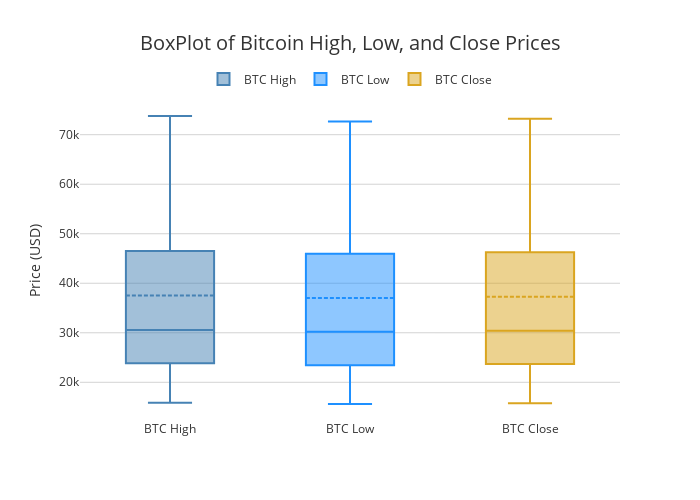

Notebook source saved alongside this figure:
### Markdown cell above
This boxplot visualizes the distribution of Bitcoin's High, Low, and Close prices, helping to detect outliers and understand the spread of price values over time.

### Code cell
import plotly.graph_objs as go

# Define the data for the Plotly BoxPlot using df_eda dataset
data = [
    go.Box(y=df_eda['BTC High'], name='BTC High', marker=dict(color='#4682B4'), boxmean=True),  # Steel Blue (darker light blue)
    go.Box(y=df_eda['BTC Low'], name='BTC Low', marker=dict(color='#1E90FF'), boxmean=True),    # Blue
    go.Box(y=df_eda['BTC Close'], name='BTC Close', marker=dict(color='#DAA520'), boxmean=True) # Goldenrod (Darker Gold)
]

# Create the layout for the plot
layout = go.Layout(
    title=dict(text='BoxPlot of Bitcoin High, Low, and Close Prices', x=0.5, font=dict(size=20, color='#333')),
    yaxis=dict(title='Price (USD)', gridcolor='#D3D3D3', zerolinecolor='#D3D3D3'),
    width=700,  # Adjust width for slides
    height=500,  # Adjust height for slides
    paper_bgcolor='white',  # White background
    plot_bgcolor='white',  # White plot area
    font=dict(color='#333'),
    legend=dict(
        orientation="h",
        yanchor="bottom",
        y=1.02,
        xanchor="center",
        x=0.5,
        font=dict(size=12)
    ),
    template='plotly_white'  # White theme
)

# Create the figure and show the plot
fig = go.Figure(data=data, layout=layout)
fig.show()

### Figure 1 — Plotly figure (JSON) as saved in the notebook; plotly's stock layout.template omitted (floating-point values rounded to 4 significant figures; data arrays with more than 128 entries replaced by an {"elided": "..."} marker saying what was removed)
{"data": [{"boxmean": true, "marker": {"color": "#4682B4"}, "name": "BTC High", "type": "box", "y": {"elided": "697 float values"}}, {"boxmean": true, "marker": {"color": "#1E90FF"}, "name": "BTC Low", "type": "box", "y": {"elided": "697 float values"}}, {"boxmean": true, "marker": {"color": "#DAA520"}, "name": "BTC Close", "type": "box", "y": {"elided": "697 float values"}}], "layout": {"font": {"color": "#333"}, "height": 500, "legend": {"font": {"size": 12}, "orientation": "h", "x": 0.5, "xanchor": "center", "y": 1.02, "yanchor": "bottom"}, "paper_bgcolor": "white", "plot_bgcolor": "white", "title": {"font": {"color": "#333", "size": 20}, "text": "BoxPlot of Bitcoin High, Low, and Close Prices", "x": 0.5}, "width": 700, "yaxis": {"gridcolor": "#D3D3D3", "title": {"text": "Price (USD)"}, "zerolinecolor": "#D3D3D3"}}}
